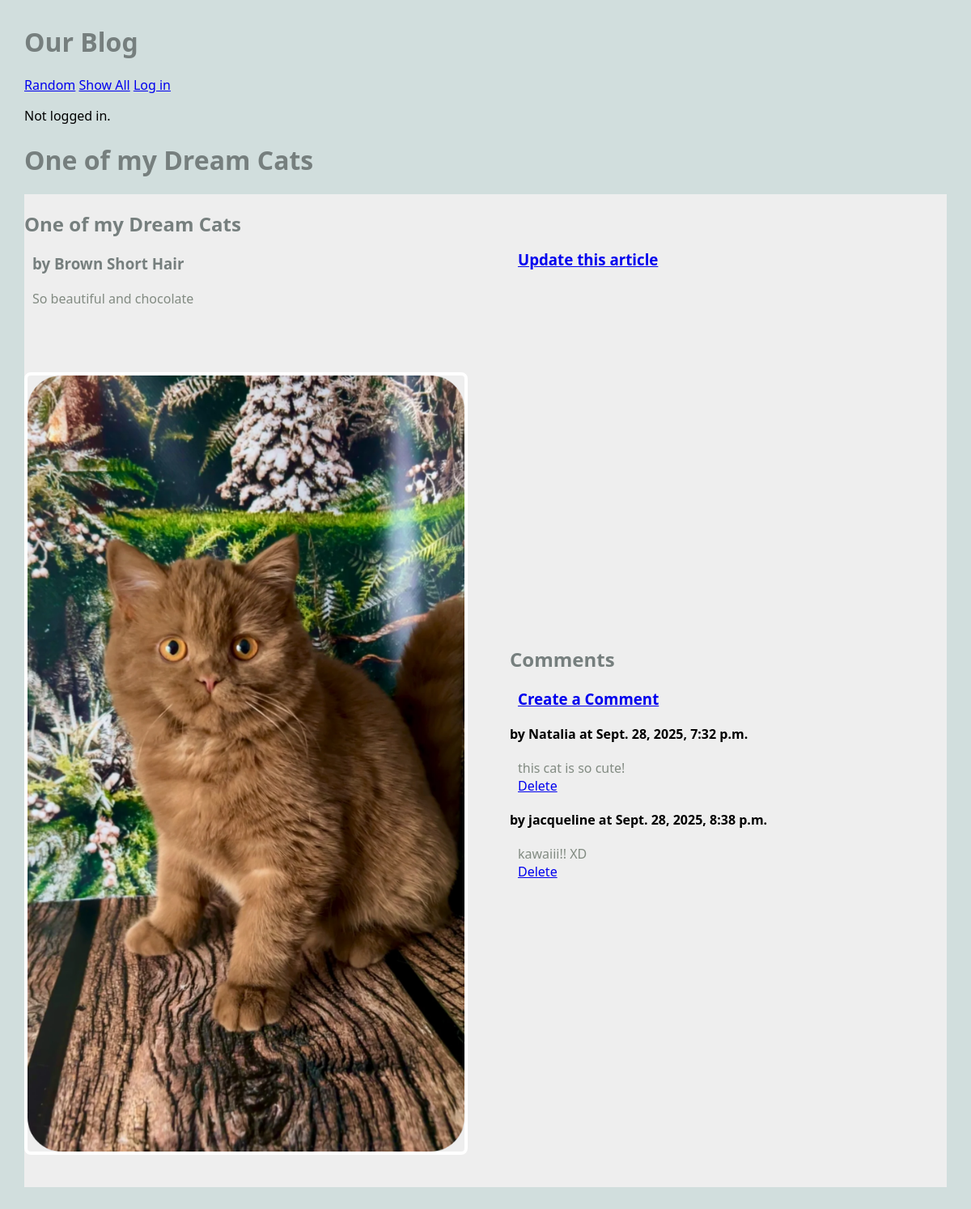
The page /blog/article/6 on the database its author committed.
### blog/models.py (models this page shows, shortened)
class Article(models.Model):
    title = models.TextField(blank=True)
    author = models.TextField(blank=True)
    text = models.TextField(blank=True)
    published = models.DateTimeField(auto_now=True)
    image_file = models.ImageField(blank=True)
    user = models.ForeignKey(User, on_delete=models.CASCADE) ## NEW
    def get_all_comments(self):
        comments = Comment.objects.filter(article = self)
        return comments

class Comment(models.Model):
    article = models.ForeignKey(Article, on_delete = models.CASCADE)
    author = models.TextField(blank=True)
    text = models.TextField(blank=True)
    published = models.DateTimeField(auto_now=True)
    def __str__(self):
        return f'{self.text}'

### blog/views.py (the view)
# urls.py: path('article/<int:pk>', ArticleView.as_view(), name='article'),
class ArticleView(DetailView):
    model = Article
    template_name = "blog/article.html"
    context_object_name = "article" #singular variable name

### blog/templates/blog/article.html
{% extends 'blog/base.html' %}
{% block content %}
<h1>{{article.title}}</h1>
<main class="grid-container">
        <article class="featured">
            <div>
                <h2>{{article.title}}</h2>
                <h3>by {{article.author}}</h3>
                <p>
                    {{article.text}}
                </p>
            </div>
            <h3>
            <a href="{% url 'update_article' article.pk %}">Update this article</a>
	        </h3>
            {% if article.image_file %}
                <img src="{{article.image_file.url}}" alt="hey!">
            {% else %}
                <h3> NO IMAGE</h3>
            {% endif %}
            <div>
                <h2>Comments</h2>
                <h3>
                    <a href="{% url 'create_comment' article.pk %}"> Create a Comment</a>
                </h3>
                {% for comment in article.get_all_comments %}
                    <div>
                        <strong> by {{comment.author}} at {{comment.published}}</strong>
                        <p>
                            {{comment.text}}
                            <br>
                            <a href="{% url 'delete_comment' comment.pk %}">Delete</a>
                        </p>
                    </div>
                {% endfor%}
            </div>
        </article>
</main>
{%endblock%}

### blog/templates/blog/base.html (shortened to what this page needs)
{%load static%}
<html>
    <head>
        <link rel="stylesheet" href="{% static 'styles-blog.css'%}">
    </head>
    <body>
        <head>
            <h1>Our Blog</h1>
            <nav>
                <ul>
                    <li><a href = "{% url 'random'%}">Random</a></li>
                    <li><a href = "{% url 'show_all'%}">Show All</a></li>
                    {% if request.user.is_authenticated %}
                        <li><a href = "{% url 'create_article'%}">Create</a></li>
                        <form action="{% url 'logout' %}" method="POST">
                            {% csrf_token%}
                            <li><input type="submit" value="Logout"></li>
                        </form>
                    {% else %}
                    <li><a href="{% url 'login' %}">Log in</a></li>
                    {% endif %}
                </ul>
                {% if request.user.is_authenticated %}
                Logged in user: {{ request.user }}.
                {% else %}
                Not logged in.
                {% endif %}
            </nav>
        </head>
         {%block content%}
         {% endblock%}
    </body>
</html>

### static/styles-blog.css (style rules this page uses)
body { margin: 30px; background: #d1dedd; font-family:'Segoe UI', Tahoma, Geneva, Verdana, sans-serif; }
ul, li { padding: 0px; list-style-type: none; }
h1, h2, h3 { color: #767f7e; }
p { color: #828b82; }
.grid-container { background: #eee; max-width: 900px; display: grid; grid-template-columns: repeat(3, 1fr); grid-gap: 10px; max-width: 1200px; margin: 20px auto; }
article.featured { grid-column: span 3; display: grid; gap: 60px; grid-template-columns: 1fr 1fr; align-items: center; border-bottom: 1px #bbc7c7; padding-bottom: 40px; }
article img, article.featured img { width: 100%; border: 4px solid #fff; border-radius: 8px; }
article p, article h3 { margin: 20px 10px; }
nav li { display: inline; }

### rows shown on the page
Article: title "One of my Dream Cats", author "Brown Short Hair", text "So beautiful and chocolate", image_file (picture)
Comment: author "Natalia", published "Sept. 28, 2025, 7:32 p.m.", text "this cat is so cute!"
Comment: author "jacqueline", published "Sept. 28, 2025, 8:38 p.m.", text "kawaiii!! XD"
